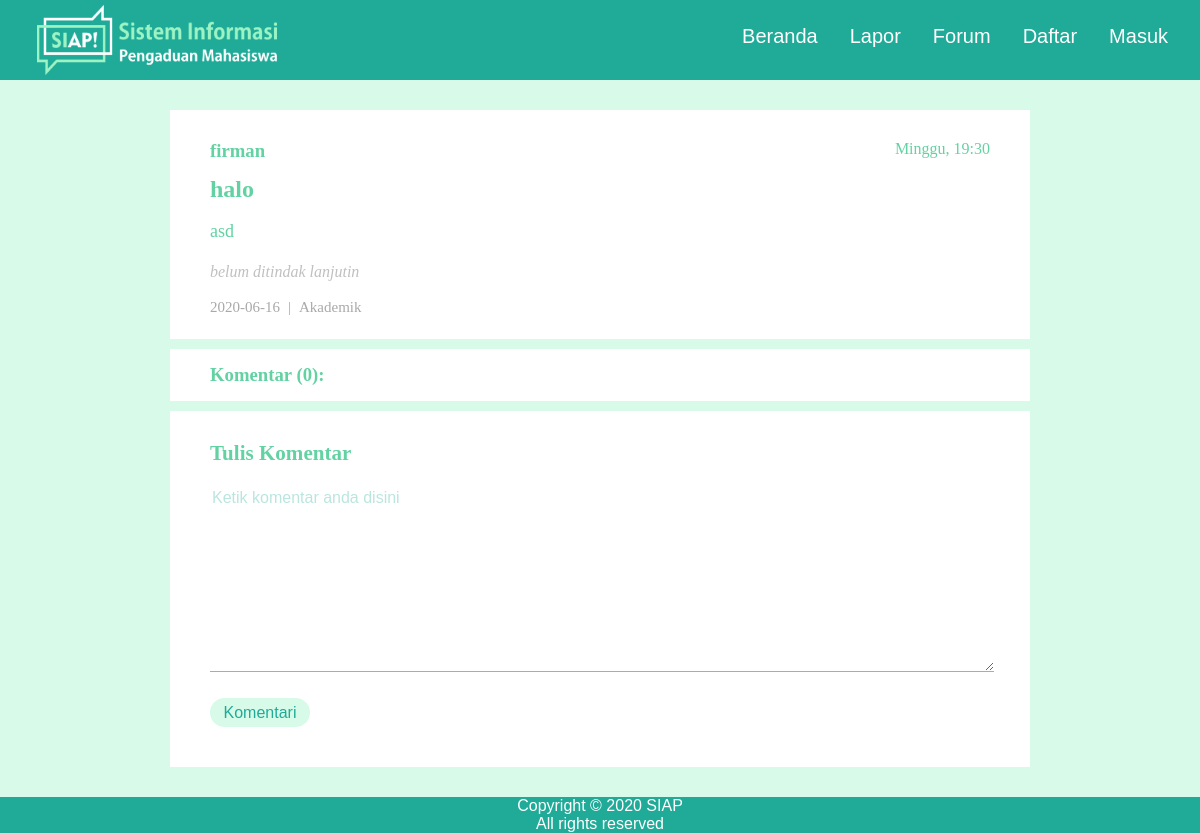
The page /forum/index/5 on the database its author committed.
### tables this page shows
CREATE TABLE `tbl_keluhan` (
  `id_keluhan` int(11) NOT NULL,
  `judul` varchar(50) NOT NULL,
  `deskripsi` text NOT NULL,
  `tanggal` date NOT NULL,
  `gambar` varchar(255) DEFAULT NULL,
  `id_kategori` varchar(50) NOT NULL,
  `status` varchar(30) NOT NULL,
  `tipe` tinyint(4) NOT NULL,
  `id_user` varchar(5) NOT NULL
);

CREATE TABLE `tbl_user` (
  `id_user` int(11) NOT NULL,
  `NIM` varchar(16) NOT NULL,
  `nama` varchar(100) NOT NULL,
  `username` varchar(50) NOT NULL,
  `email` varchar(50) NOT NULL,
  `password` varchar(255) NOT NULL,
  `role` varchar(10) NOT NULL
);

CREATE TABLE `tbl_kategori` (
  `id_kategori` int(11) NOT NULL,
  `nama` varchar(50) NOT NULL
);

### application/controllers/Forum.php (called while the page is built, shortened)
<?php
class Forum extends CI_Controller {
	public function __construct()
	{
		$this->load->model('m_forum');
	}
	public function index($id = False)
	{
		if ($id === False) {
			$query['data'] = $this->m_forum->getData();
			$this->load->view('forum/home', $query);
		}else{
			$query['data'] = $this->m_forum->detailData($id);
			$query['komentar'] = $this->m_forum->get_komentar($id);
			$this->load->view('forum/keluhan', $query);
		}
	}
}

### index.php (called while the page is built, shortened)
<?php
require_once BASEPATH.'core/CodeIgniter.php';

### application/models/M_forum.php (called while the page is built, shortened)
<?php
class M_forum extends CI_Model{
    public function detailData($id)
    {
        $this->db->select('tbl_keluhan.*,tbl_kategori.nama as nama_kategori, tbl_kategori.id_kategori, tbl_user.*');
        $this->db->from('tbl_keluhan');
        $this->db->join('tbl_kategori', 'tbl_kategori.id_kategori = tbl_keluhan.id_kategori');
        $this->db->join('tbl_user', 'tbl_user.id_user = tbl_keluhan.id_user');
        $this->db->where('id_keluhan =', $id);
        $query = $this->db->get();
        return $query->row_array();
    }
    public function get_komentar($id)
    {
        $this->db->select('tbl_keluhan.id_keluhan, tbl_balasan.*, tbl_user.*');
        $this->db->from('tbl_keluhan');
        $this->db->join('tbl_balasan', 'tbl_balasan.id_keluhan = tbl_keluhan.id_keluhan');
        $this->db->join('tbl_user', 'tbl_balasan.id_user = tbl_user.id_user');
        $this->db->where('tbl_balasan.id_keluhan =', $id);
        $query = $this->db->get();
        return $query->result_array();
    }
}

### application/views/forum/keluhan.php (the view, shortened to what this page needs)
<!DOCTYPE html>
<html lang="en">
<head>
    <link rel="stylesheet" type="text/css" href="<?= base_url('assets/');?>css/keluhan.css">
    <link rel="stylesheet" href="<?= base_url('assets/');?>css/animate.css">
</head>
<body>
    <div class="header">
        <div class="brand">
            <a href="home"><img class="img-brand" src="<?= base_url('assets/');?>img/siap.png"></a>
        </div>
        <div class="menu">
            <nav>
                <ul>
                <li><a href="<?= base_url('home')?>">Beranda</a></li>
                    <li><a href="<?= base_url('lapor')?>">Lapor</a></li>
                    <li><a href="<?= base_url('forum')?>">Forum</a></li>
                    <?php
                    if (!$this->session->has_userdata('username')) { ?>
                    <li><a href="<?= base_url('register')?>">Daftar</a></li>
                    <li><a href="<?= base_url('login')?>">Masuk</a></li>
                    <?php
                    } else{ ?>
                        <li><a href="#"> <?=$this->session->userdata('username'); ?></a></li>
                        <li><a href="<?= base_url('auth/logout') ?>">Logout</a></li>
                        <?php }
                    ?>
                </ul>
            </nav>
        </div>
    </div>
    <div class="kolom">
        <div class="id">
            <div class="username">
                <h3><?= $data['username']; ?></h3>
            </div>
            <div class="time-min">
                Minggu, 19:30
            </div>
        </div><br><br>
        <h2><?= $data['judul']; ?></h2><br>
        <div class="keluhan">
            <p><?= $data['deskripsi']; ?></p><br>
        </div>
        <div class="status"><?= $data['status'] ?></div><br>
        <div class="tag">
            <ul>
                <li><?= $data['tanggal'] ?></li>
                <li>|</li>
                <li><?= $data['nama_kategori'] ?></li>
            </ul>
        </div>
    </div>
    <div class="comment-text">
        <h3>Komentar (<?= count($komentar) ?>):</h3>
    </div>
    <div class="comment">
        <div class="keluhan">
            <form action="<?= base_url('forum/komentar') ?>" method="POST">
                <h3>Tulis Komentar</h3><br>
                <textarea rows="10" name="comment" placeholder="Ketik komentar anda disini"></textarea><br><br>
                <button type="submit">Komentari</button>
            </form>
        </div>
    </div>
    <div class="footer">
        <p>Copyright &copy; 2020 SIAP<br> All rights reserved</p>
    </div>
</body>
</html>

### assets/css/keluhan.css (style rules this page uses)
body { overflow-x: hidden; font-family: 'Gill Sans', 'Gill Sans MT', 'Calibri', 'Trebuchet MS', sans-serif; background-color: #D7FBE8; background-attachment: fixed; }
.header { height: 80px; background: #1FAB98; position: fixed; width: 100%; margin-top: -110px; }
nav ul { display: flex; }
.menu { float: right; margin-top: 25px; }
.menu ul li { list-style: none; float: right; }
.menu ul li a { margin-right: 32px; color: white; font-size: 20px; text-decoration: none; }
.brand { float: left; margin-top: 5px; margin-left: 37px; }
.img-brand { height: 70px; width: 240px; }
.footer { left: 0; bottom: 0; width: 100%; background-color: #1FAB98; color: white; text-align: center; margin-top: 30px; }
.comment { background: white; padding: 40px; padding-top: 30px; width: 65%; margin-top: 10px; margin-bottom: 5px; text-align: justify; color: #62D2A2; font-family: 'Calibri'; }
.comment-text { background: white; width: 65%; font-family: 'Calibri'; padding: 15px 40px; margin-top: 10px; margin-bottom: 5px; text-align: justify; color: #62D2A2; }
.kolom { background: white; padding: 40px; padding-top: 30px; width: 65%; margin-top: 110px; margin-bottom: 5px; text-align: left; color: #62D2A2; font-family: 'Calibri'; text-decoration: none; }
.username { float: left; }
.time-min { float: right; }
.keluhan { font-size: 18px; }
.tag { float: left; color: darkgray; margin-left: -40px; }
.tag ul li { list-style: none; float: left; margin-right: 8px; font-size: 15px; }
.status { font-style: italic; font-family: 'Calibri'; color: silver; }
textarea { width: 100%; height: auto; border: none; border-bottom: 1px solid #62D2A2; font-family: sans-serif; font-size: 16px; font-weight: 200px; color: #62D2A2; }
button { border: none; width: 100px; background: #D7FBE8; color: #1FAB98; font-size: 16px; line-height: 25px; padding: 2px 0; border-radius: 15px; cursor: pointer; text-align: center; }
::placeholder { color: #1FAB98; opacity: 0.3; }
* { margin: 0px auto; padding: 0px auto; }

### rows shown on the page
tbl_keluhan: id_user.username "firman", judul "halo", deskripsi "asd", status "belum ditindak lanjutin", tanggal "2020-06-16", id_kategori.nama "Akademik"

### other values the page prints
count($komentar) "0"
